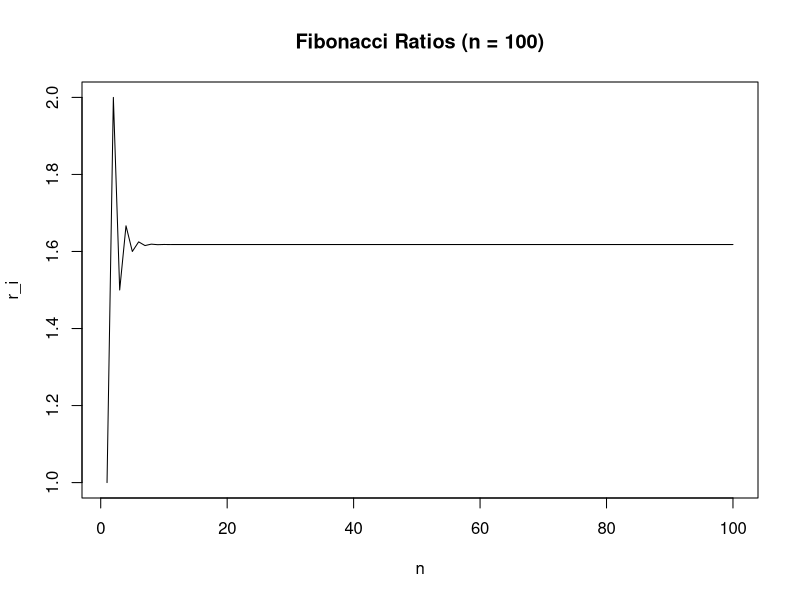
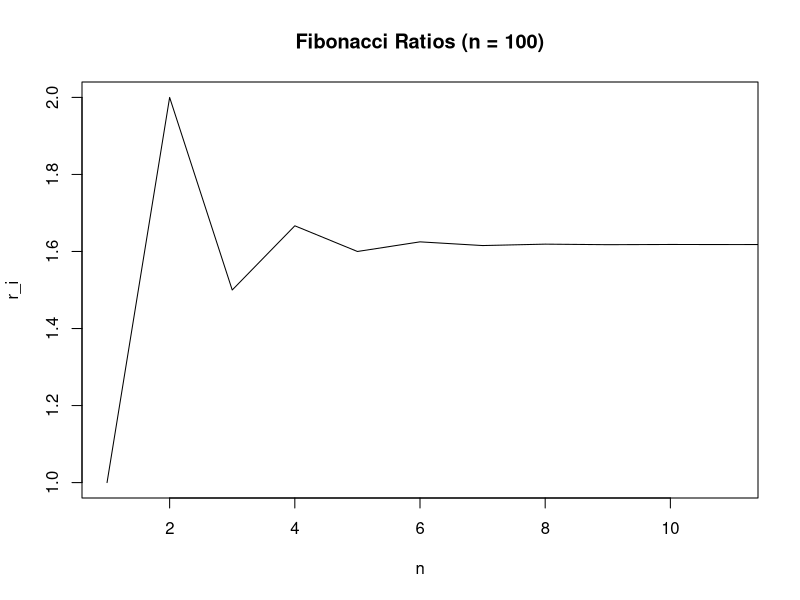
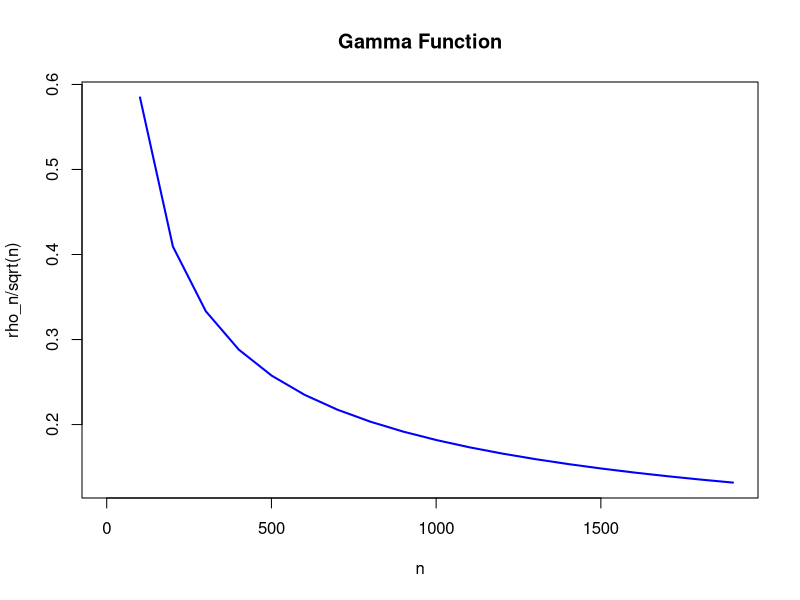

Write the R code that produced these figures, in order.
## ---- chunk 1
knitr::opts_chunk$set(echo = TRUE)
## ---- chunk 2
for_impl_fib_ratio <- function(n) {
  if (!is.integer(n) || n < 2) {
    stop("n must be a positive integer greater than or equal to 2")
  }
  
  fib <- numeric(n + 1)
  fib[1:2] <- 1
  
  for (i in 3:(n + 1)) {
    fib[i] <- fib[i - 1] + fib[i - 2]
  }
  
  r <- numeric(n)
  for (i in 1:n) {
    r[i] <- fib[i + 1] / fib[i]
  }
  
  return(r)
}

print(for_impl_fib_ratio(4L))
## ---- chunk 3
while_impl_fib_ratio <- function(n) {
  if (!is.integer(n) || n < 2) {
    stop("n must be a positive integer greater than or equal to 2")
  }
  
  fib <- numeric(n + 1)
  fib[1:2] <- 1
  
  if (n == 2) {
    return(fib[2] / fib[1]) 
  }
  
  i <- 3
  while(i <= (n + 1)) {
    fib[i] <- fib[i - 1] + fib[i - 2]
    i <- i + 1
  }
  
  r <- numeric(n)
  
  i <- 1
  while(i <= n) {
    r[i] <- fib[i + 1] / fib[i]
    i <- i + 1
  }
  
  return(r)
}

print(for_impl_fib_ratio(4L))
## ---- chunk 4
library(microbenchmark)

benchmark_200 <- microbenchmark(
  for_loop = for_impl_fib_ratio(200L),
  while_loop = while_impl_fib_ratio(200L),
  times = 1000L
)

benchmark_2000 <- microbenchmark(
  for_loop = for_impl_fib_ratio(2000L),
  while_loop = while_impl_fib_ratio(2000L),
  times = 1000L
)

print(benchmark_200)

print(benchmark_2000)
## ---- chunk 5
# Call the function for n = 100
seq <- for_impl_fib_ratio(100L)

# Plot the sequence
plot(seq, type = "l", xlab = "n", ylab = "r_i", main = "Fibonacci Ratios (n = 100)")

## ---- chunk 6
plot(seq, type = "l", xlab = "n", ylab = "r_i", main = "Fibonacci Ratios (n = 100)", xlim = c(1, 11))

## ---- chunk 7
gamma_fct <- function(n) {
  rho_n <- gamma((n-1)/2) / (gamma(1/2)*gamma((n-2)/2))
  return (rho_n)
}
## ---- chunk 8
print(gamma_fct(2000))
## ---- chunk 9
# Function to compute the gamma function using logarithmic form
lgamma_fct <- function(n) {
  rho_n <- lgamma((n-1)/2) / (lgamma(1/2)*lgamma((n-2)/2))
  return (exp(rho_n))
}

print(lgamma_fct(1000))
print(lgamma_fct(2000))
## ---- chunk 10
x <- seq(1, 2000, by = 100)
y <- lgamma_fct(x)/sqrt(x)
plot(x, y, type = "l", col = "blue", lwd = 2, main = "Gamma Function", xlab = "n", ylab = "rho_n/sqrt(n)")
## ---- chunk 11
recursion_golden_ratio <- function(n = 1000L) {
  if (!is.integer(n) || n < 0) {
    stop("n must be a non-negative integer")
  }
  
  memo_env <- new.env(parent = emptyenv())
  
  compute_golden_ratio <- function(n, memo) {
    if (n == 0) {
      return((sqrt(5) + 1) / 2) 
    } else if (n == 1) {
      return((sqrt(5) + 3) / 2) 
    }
    
    if (!is.null(memo[[as.character(n)]])) {
      return(memo[[as.character(n)]])
    }
    
    res <- compute_golden_ratio(n - 1L, memo) + compute_golden_ratio(n - 2L, memo)
    memo[[as.character(n)]] <- res
    
    return(res)
  }
  
  compute_golden_ratio(n, memo_env)
}

recursion_golden_ratio(100L)



## ---- chunk 12
power_golden_ratio <- function(n) {
  if (!is.integer(n) || n < 0) {
    stop("n must be a non-negative integer")
  }
  
  phi <- (sqrt(5) + 1) / 2
  return(phi ^ (n + 1L))
}

power_golden_ratio(100L)
## ---- chunk 13
recursion_vals <- sapply(as.integer(c(12, 60, 120, 300)), recursion_golden_ratio)
power_vals <- sapply(as.integer(c(12, 60, 120, 300)), power_golden_ratio)

comparison_eq <- recursion_vals == power_vals

comparison_all_equal <- sapply(seq_along(recursion_vals), function(i) {
  all.equal(recursion_vals[i], power_vals[i])
})

cat("Comparison with == operator:\n", comparison_eq, "\n")
cat("Comparison with all.equal function:\n", comparison_all_equal, "\n")
## ---- chunk 14
roll_die <- function() {
  sample(1:6, 1)
}

play_game_of_craps <- function() {
  roll <- roll_die()
  
  if (roll == 6) {
    return("You got 6 ---> You win!")
  } else if (roll == 1) {
    return("You got 1 ---> You lose!")
  } else {
    point_num <- roll
    cat("You got point number ", point_num, 
        ". You have three tries to roll it one more time \n")
    for (i in 1:3) {
      cat("This is try ",i, " ")
      roll <- roll_die()
      
      cat("You got ", roll, "\n")
      
      if (roll == point_num) {
        return(paste("You got the point number of this round", 
                     point_num, "on the try", i, "---> You win!", sep = " "))
      }
    }
        return(paste("You didn't get the point number of this round", 
                     point_num, "---> You lose!", sep = " "))
  }
}
## ---- chunk 15
game_res <- play_game_of_craps()
print(game_res)
## ---- chunk 16
set.seed(1)
x <- rnorm(1000)
y <- 2 + x + rnorm(1000)
df <- data.frame(x, y)

cat("Step", 1, "\n")
fit1 <- lm(y ~ x, data = df[-(1:250),])
p1 <- predict(fit1, newdata = df[(1:250),])
r <- sqrt(mean((p1 - df[(1:250),"y"])^2))

cat("Step", 2, "\n")
fit2 <- lm(y ~ x, data = df[-(251:500),])
p2 <- predict(fit2, newdata = df[(251:500),])
r <- c(r, sqrt(mean((p2 - df[(251:500),"y"])^2)))

cat("Step", 3, "\n")
fit3 <- lm(y ~ x, data = df[-(501:750),])
p3 <- predict(fit3, newdata = df[(501:750),])
r <- c(r, sqrt(mean((p3 - df[(501:750),"y"])^2)))

cat("Step", 4, "\n")
fit4 <- lm(y ~ x, data = df[-(751:1000),])
p4 <- predict(fit4, newdata = df[(751:1000),])
r <- c(r, sqrt(mean((p4 - df[(751:1000), "y"])^2)))

r


## ---- chunk 17
rmse_lm <- function(x,y) {
  df <- data.frame(x,y)
  r <- numeric()
  for (i in seq(1, 1000, by = 250)) {
    fit <- lm(y ~ x, data = df[-(i:(i+249)), ])
    p <- predict(fit, newdata = df[(i:(i+249)), ])
    r <- c(r, sqrt(mean((p-df[(i:(i+249)), "y"])^2)))
  }
  return(r)
}

set.seed(1)
x <- rnorm(1000)
y <- 2 + x + rnorm(1000)
computed_r <- rmse_lm(x, y)
computed_r

## ---- chunk 18
kwtest <- function (x, g, ...)
{
  if (is.list(x)) {
    if (length(x) < 2L)
      stop("'x' must be a list with at least 2 elements")
    if (!missing(g))
      warning("'x' is a list, so ignoring argument 'g'")
    if (!all(sapply(x, is.numeric)))
      warning("some elements of 'x' are not numeric and will be coerced to numeric")
    k <- length(x)
    l <- lengths(x)
    if (any(l == 0L))
      stop("all groups must contain data")
    g <- factor(rep.int(seq_len(k), l))
    x <- unlist(x)
  }
  else {
    if (length(x) != length(g))
      stop("'x' and 'g' must have the same length")
    g <- factor(g)
    k <- nlevels(g)
    if (k < 2L)
      stop("all observations are in the same group")
  }
  n <- length(x)
  if (n < 2L)
    stop("not enough observations")
  r <- rank(x)
  TIES <- table(x)
  STATISTIC <- sum(tapply(r, g, sum)^2/tapply(r, g, length))
  STATISTIC <- ((12 * STATISTIC/(n * (n + 1)) - 3 * (n + 1))/(1 -
    sum(TIES^3 - TIES)/(n^3 - n)))
  PARAMETER <- k - 1L
  PVAL <- pchisq(STATISTIC, PARAMETER, lower.tail = FALSE)
  names(STATISTIC) <- "Kruskal-Wallis chi-squared"
  names(PARAMETER) <- "df"
  RVAL <- list(statistic = STATISTIC, parameter = PARAMETER,
    p.value = PVAL, method = "Kruskal-Wallis rank sum test")
  return(RVAL)
}



## ---- chunk 19
x_list <- list(
  group1 = c(10, 15, 20),
  group2 = c(8, 12, 16, 18),
  group3 = c(5, 7, 9, 11, 14)
)

x_vector <- c(10, 15, 20, 8, 12, 16, 18, 5, 7, 9, 11, 14)
g <- factor(rep(1:3, c(3, 4, 5)))

result_list <- kwtest(x_list)
result_vector <- kwtest(x_vector, g)

identical(result_list, result_vector)



## ---- chunk 20

kwtest_fast <- function(x, g) {
  if (!is.numeric(x)) {
    stop("Input 'x' must be numeric")
  }
  
  g <- factor(g)
  
  if (length(x) != length(g)) {
    stop("Input 'x' and 'g' must have the same length.")
  }
  
  if (nlevels(g) < 2L)
    stop("all observations are in the same group")
  
  n <- length(x)
  if (n < 2L)
    stop("not enough observations")

  r <- rank(x)
  
  group_sums <- tapply(r, g, sum)
  
  TIES <- table(x)
  
  STATISTIC <- (12 / (n * (n + 1))) * sum(group_sums^2 / table(g))
  STATISTIC <- STATISTIC - 3 * (n + 1) * (1 - sum((TIES^3 - TIES) / (n^3 - n)))
  
  PARAMETER <- length(unique(g)) - 1L
  
  PVAL <- pchisq(STATISTIC, PARAMETER, lower.tail = FALSE)
  
  return(list(statistic = STATISTIC, parameter = PARAMETER,
              p.value = PVAL, method = "Kruskal-Wallis rank sum test"))
}


## ---- chunk 21

kruskal_wallis_test <- function(X, g) {
  test_statistics <- numeric(length = nrow(X))

  for (i in 1:nrow(X)) {

    result <- stats:::kruskal.test.default(X[i, ], g = factor(g))
    
    test_statistics[i] <- result$statistic
  }
  
  return(test_statistics)
}



## ---- chunk 22

set.seed(1234)
m <- 1000  
n <- 50   
X <- matrix(rt(m * n, df = 10), nrow = m)
grp <- rep(1:3, c(20, 20, 10))

test_statistics <- kruskal_wallis_test(X, grp)
test_statistics


## ---- chunk 23


kruskal_wallis_test_fast <- function(X, g) {
  test_statistics <- numeric(length = nrow(X))

  for (i in 1:nrow(X)) {

    result <- kwtest_fast(X[i, ], g = factor(g))
    
    test_statistics[i] <- result$statistic
  }
  
  return(test_statistics)
}


test_statistics_fast <- kruskal_wallis_test_fast(X, grp)
test_statistics_fast


## ---- chunk 24

library(bench)

f1 <- function() kruskal_wallis_test(X, grp)
f2 <- function() kruskal_wallis_test_fast(X, grp)

bench_results <- mark(
  kruskal_wallis = f1(),
  kwtest_fast = f2(),
  check = FALSE
)

print(bench_results)


## ---- chunk 25
